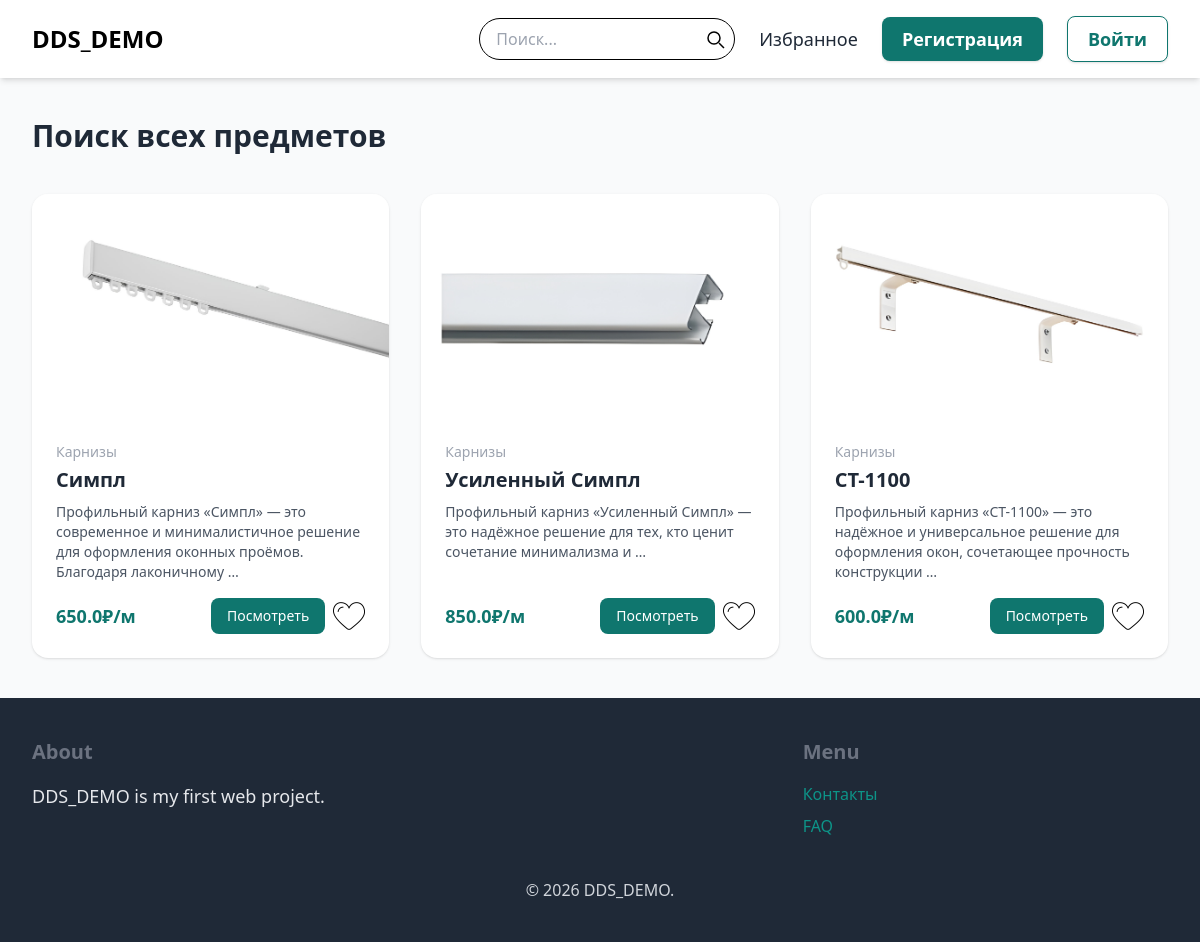
The app's page /search/ with its own data.
### item/models.py (models this page shows, shortened)
class Item(models.Model):
    category = models.ForeignKey(Category, related_name='items', on_delete=models.CASCADE)
    name = models.CharField(max_length=300)
    description = models.TextField(blank=True, null=True)
    price = models.FloatField()
    image = models.ImageField(upload_to='item_images', blank=True, null=True)
    is_sold = models.BooleanField(default=False)
    created_by = models.ForeignKey(User, related_name='item', on_delete=models.CASCADE)
    created_at = models.DateTimeField(auto_now_add=True)
    aliases = models.CharField(max_length=500, blank=True, null=True, help_text="Дополнительные имена для поиска, через запятую")

class Category(models.Model):
    name = models.CharField(max_length=300)
    class Meta:
        ordering = ('name',)
        verbose_name_plural = 'Categories'

### core/views.py (the view, shortened to what this page needs)
# urls.py: path('search/', views.search, name='search'),
def search(request):
    query = request.GET.get('query', '').strip().lower()
    items = Item.objects.filter(is_sold=False)
    favorite_ids = []
    if request.user.is_authenticated:
        favorite_ids = list(request.user.favorites.values_list('item_id', flat=True))
    return render(request, 'core/search.html', {
        'items': items,
        'query': request.GET.get('query', ''),
        'favorite_ids': favorite_ids
    })

### core/templates/core/search.html (shortened to what this page needs)
{% extends 'core/base.html' %}
{% load static %}
{% block content %}
<div class="mb-10">
    {% if query %}
        <h1 class="text-3xl font-bold">
            Результаты по запросу:
            <span class="text-teal-700">"{{ query }}"</span>
        </h1>
        <p class="text-gray-500 mt-2">
            {{ items|length }} item{{ items|length|pluralize }} found
        </p>
    {% else %}
        <h1 class="text-3xl font-bold">
            Поиск всех предметов
        </h1>
    {% endif %}
</div>
{% if items %}
    <div class="grid grid-cols-1 sm:grid-cols-2 lg:grid-cols-3 gap-8">
        {% for item in items %}
            <div class="bg-white rounded-2xl shadow hover:shadow-xl transition duration-300 overflow-hidden flex flex-col h-full group">
                {% if item.image %}
                    <a href="{% url 'item:detail' item.id %}" class="block h-56 overflow-hidden">
                        <img src="{{ item.image.url }}"
                             class="w-full h-full object-cover transform transition duration-300 group-hover:scale-105">
                    </a>
                {% else %}
                    <a href="{% url 'item:detail' item.id %}" class="block h-56 bg-gray-200 flex items-center justify-center text-gray-400">
                        No Image
                    </a>
                {% endif %}
                <div class="p-6 flex flex-col flex-grow">
                    <p class="text-sm text-gray-400 mb-1">
                        {{ item.category.name }}
                    </p>
                    <h2 class="text-xl font-semibold mb-2">
                        {{ item.name }}
                    </h2>
                    {% if item.description %}
                        <p class="text-gray-600 text-sm mb-4">
                            {{ item.description|truncatewords:15 }}
                        </p>
                    {% endif %}
                    <div class="flex justify-between items-center mt-auto">
                        <span class="text-teal-700 font-bold text-lg">
                            {{ item.price }}₽/м
                        </span>
                        <div class="flex items-center gap-2">
                            <a href="{% url 'item:detail' item.id %}"
                               class="px-4 py-2 text-sm font-medium bg-teal-700 text-white rounded-lg hover:bg-teal-900 transition">
                                Посмотреть
                            </a>
                            <a href="#" class="w-8 h-8 favorite-heart" data-item-id="{{ item.id }}">
                                <img class="w-full h-full object-contain"
                                     alt="Избранное"
                                     {% if user.is_authenticated and item.id in favorite_ids %}
                                         src="{% static 'images/love1.png' %}"
                                         data-favorited="true"
                                     {% else %}
                                         src="{% static 'images/love0.png' %}"
                                         data-favorited="false"
                                     {% endif %}>
                            </a>
                        </div>
                    </div>
               </div>
            </div>
        {% endfor %}
    </div>
{% endif %}
{% endblock %}

### records on screen
Item: image (picture), category.name "Карнизы", name "Симпл", description "Профильный карниз «Симпл» — это современное и минималистичное решение для оформления оконных проёмов. Благодаря лаконичному …", price "650.0"
Item: image (picture), category.name "Карнизы", name "Усиленный Симпл", description "Профильный карниз «Усиленный Симпл» — это надёжное решение для тех, кто ценит сочетание минимализма и …", price "850.0"
Item: image (picture), category.name "Карнизы", name "СТ-1100", description "Профильный карниз «СТ-1100» — это надёжное и универсальное решение для оформления окон, сочетающее прочность конструкции …", price "600.0"
